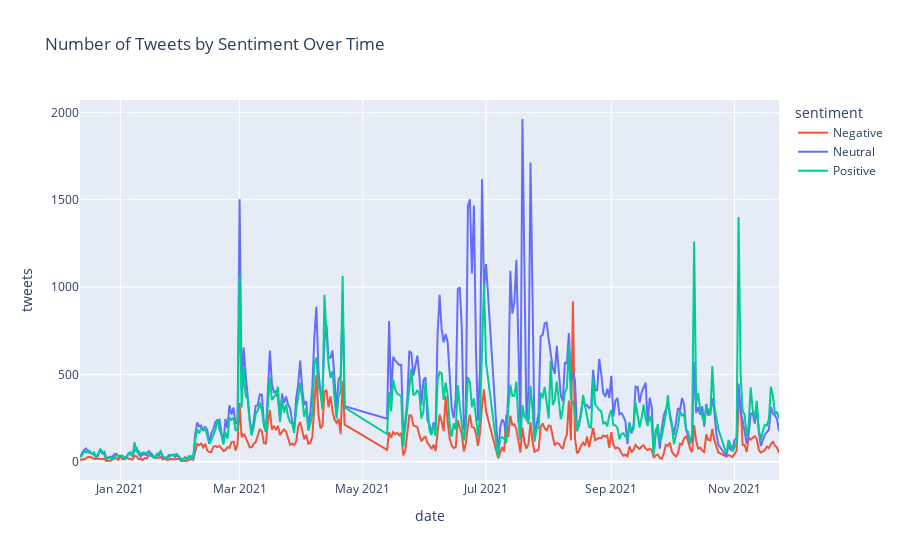

Notebook code for this chart:
### Markdown cell above
### Sentiment Over Time

### Code cell
df_tweets['date'] = pd.to_datetime(df_tweets['date'])
df_tweets['datedt'] = pd.to_datetime(df_tweets['date'])
df_tweets['date'] = df_tweets['datedt'].dt.date
df_tweets['year'] = df_tweets['datedt'].dt.year
df_tweets['month'] = df_tweets['datedt'].dt.month
df_tweets['day'] = df_tweets['datedt'].dt.day
df_tweets['dayofweek'] = df_tweets['datedt'].dt.dayofweek
df_tweets['hour'] = df_tweets['datedt'].dt.hour
df_tweets['minute'] = df_tweets['datedt'].dt.minute
df_tweets['dayofyear'] = df_tweets['datedt'].dt.dayofyear
df_tweets['date_only'] = df_tweets['datedt'].dt.date
# Get counts of number of tweets by sentiment for each date
timeline = df_tweets.groupby(['date', 'sentiment']).agg(**{'tweets': ('id', 'count')}).reset_index().dropna()

# Plot results

fig = px.line(timeline, x='date', y='tweets', color='sentiment', category_orders={'sentiment': ['neutral', 'negative', 'positive']},color_discrete_sequence=[ '#EF553B','#636EFA', '#00CC96'], title='Number of Tweets by Sentiment Over Time')
fig.show()

### Figure 1 — Plotly figure (JSON) as saved in the notebook; plotly's stock layout.template omitted (floating-point values rounded to 4 significant figures; data arrays with more than 128 entries replaced by an {"elided": "..."} marker saying what was removed)
{"data": [{"hovertemplate": "sentiment=Negative<br>date=%{x}<br>tweets=%{y}<extra></extra>", "legendgroup": "Negative", "line": {"color": "#EF553B", "dash": "solid"}, "marker": {"symbol": "circle"}, "mode": "lines", "name": "Negative", "orientation": "v", "showlegend": true, "type": "scatter", "x": {"elided": "319 str values"}, "xaxis": "x", "y": {"elided": "319 int values"}, "yaxis": "y"}, {"hovertemplate": "sentiment=Neutral<br>date=%{x}<br>tweets=%{y}<extra></extra>", "legendgroup": "Neutral", "line": {"color": "#636EFA", "dash": "solid"}, "marker": {"symbol": "circle"}, "mode": "lines", "name": "Neutral", "orientation": "v", "showlegend": true, "type": "scatter", "x": {"elided": "319 str values"}, "xaxis": "x", "y": {"elided": "319 int values"}, "yaxis": "y"}, {"hovertemplate": "sentiment=Positive<br>date=%{x}<br>tweets=%{y}<extra></extra>", "legendgroup": "Positive", "line": {"color": "#00CC96", "dash": "solid"}, "marker": {"symbol": "circle"}, "mode": "lines", "name": "Positive", "orientation": "v", "showlegend": true, "type": "scatter", "x": {"elided": "319 str values"}, "xaxis": "x", "y": {"elided": "319 int values"}, "yaxis": "y"}], "layout": {"legend": {"title": {"text": "sentiment"}, "tracegroupgap": 0}, "title": {"text": "Number of Tweets by Sentiment Over Time"}, "xaxis": {"anchor": "y", "domain": [0, 1], "title": {"text": "date"}}, "yaxis": {"anchor": "x", "domain": [0, 1], "title": {"text": "tweets"}}}}
